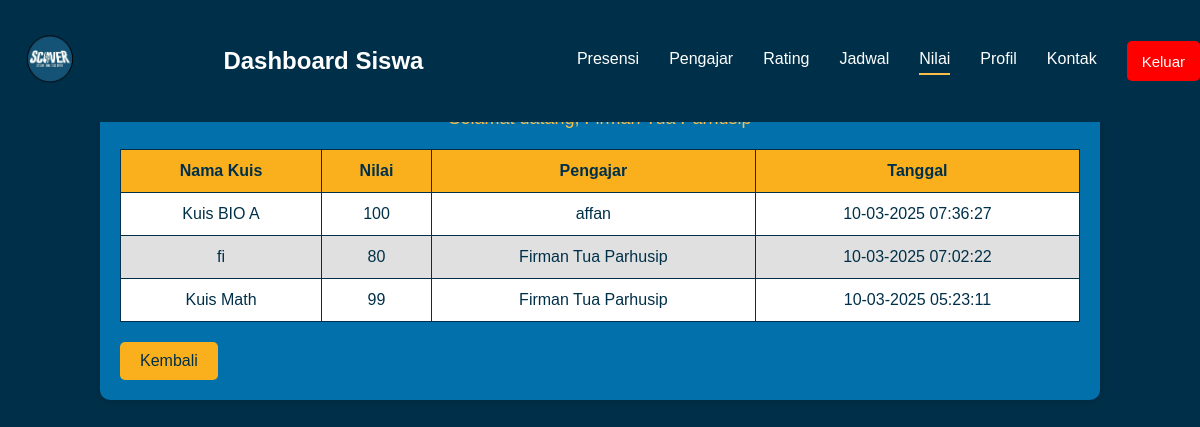
The app's page /nilai_siswa.php (signed in) with its own data.
### tables this page shows
CREATE TABLE `nilai_siswa` (
  `id` int(11) NOT NULL,
  `pengajar_id` int(11) DEFAULT NULL,
  `siswa_id` int(11) DEFAULT NULL,
  `nama_kuis` varchar(255) DEFAULT NULL,
  `nilai` int(11) DEFAULT NULL,
  `waktu` timestamp NOT NULL DEFAULT current_timestamp()
);

CREATE TABLE `mentor` (
  `pengajar_id` int(11) NOT NULL,
  `full_name` varchar(50) NOT NULL,
  `email` varchar(50) NOT NULL,
  `password` varchar(255) NOT NULL,
  `mapel` varchar(20) NOT NULL,
  `nohp` varchar(255) NOT NULL,
  `gambar` varchar(255) NOT NULL,
  `alamat` varchar(100) NOT NULL,
  `ttl` date NOT NULL,
  `created_at` timestamp NOT NULL DEFAULT current_timestamp() ON UPDATE current_timestamp()
);

### nilai_siswa.php (the view, shortened to what this page needs)
<?php
$host = "localhost";
$user = "root";
$password = "";
$dbname = "scover";
$conn = mysqli_connect($host, $user, $password, $dbname);
$user_email = $_SESSION['user_email'];
$query = "SELECT siswa_id, full_name FROM siswa WHERE email = ?";
$stmt = $conn->prepare($query);
$stmt->bind_param("s", $user_email);
$stmt->execute();
$result = $stmt->get_result();
$siswa = $result->fetch_assoc();
$siswa_id   = $siswa['siswa_id'];
$siswa_name = $siswa['full_name'];
$query = "SELECT n.nilai, n.nama_kuis, n.waktu, p.full_name AS pengajar_name
          FROM nilai_siswa n
          JOIN mentor p ON n.pengajar_id = p.pengajar_id
          WHERE n.siswa_id = ?
          ORDER BY n.waktu DESC";
$stmt = $conn->prepare($query);
$stmt->bind_param("i", $siswa_id);
$stmt->execute();
$result = $stmt->get_result();
?>
<!DOCTYPE html>
<html lang="id">
<head>
        <link rel="stylesheet" href="css/home.css">
        <link rel="stylesheet" href="css/logout.css">
</head>
<body>
<nav class="navbar">
    <div class="logo">
        <img src="images/foto4.png" alt="Logo">
    </div>
    <h1 class="title">Dashboard Siswa</h1>
    <ul class="nav-links">
        <li><a href="home.php">Presensi</a></li>
        <li><a href="pengajar.php">Pengajar</a></li>
        <li><a href="rating.php">Rating</a></li>
        <li><a href="jadwal.php">Jadwal</a></li>
        <li><a href="nilai_siswa.php" class="active">Nilai</a></li>
        <li><a href="profile.php">Profil</a></li>
        <li><a href="kontak.php">Kontak</a></li>
        <li><button class="logout-btn" onclick="confirmLogout()">Keluar</button></li>
    </ul>
</nav>
    <div class="container">
        <h2>Daftar Nilai Siswa</h2>
        <p>Selamat datang, <?php echo htmlspecialchars($siswa_name); ?></p>
        <table>
            <thead>
                <tr>
                    <th>Nama Kuis</th>
                    <th>Nilai</th>
                    <th>Pengajar</th>
                    <th>Tanggal</th>
                </tr>
            </thead>
            <tbody>
                <?php
                if ($result->num_rows > 0) {
                    while ($row = $result->fetch_assoc()) {
                        $tanggal = date("d-m-Y H:i:s", strtotime($row['waktu']));
                        echo "<tr>
                                <td>" . htmlspecialchars($row['nama_kuis']) . "</td>
                                <td>" . htmlspecialchars($row['nilai']) . "</td>
                                <td>" . htmlspecialchars($row['pengajar_name']) . "</td>
                                <td>" . $tanggal . "</td>
                              </tr>";
                    }
                } else {
                    echo "<tr><td colspan='4'>Belum ada nilai yang ditampilkan.</td></tr>";
                }
                ?>
            </tbody>
        </table>
        <a href="home.php" class="back-button">Kembali</a>
    </div>
</body>
</html>

### css/home.css (style rules this page uses)
body { font-family: Arial, sans-serif; margin: 0; padding: 0; background-color: #003049; display: flex; flex-direction: column; align-items: center; justify-content: center; }
.navbar { display: flex !important; justify-content: space-between !important; align-items: center !important; background-color: #003049; padding: 15px; color: white; width: 100%; width: 100%; padding: 15px; position: fixed; top: 0; left: 0; z-index: 1000; }
.navbar .logo img { width: 70px; height: auto; }
.navbar .nav-links { list-style: none; display: flex; padding: 0; }
.navbar .nav-links li { margin: 10px 15px; position: relative; }
.navbar .nav-links a { text-decoration: none; color: white; padding-bottom: 5px; transition: all 0.3s; position: relative; }
.navbar .nav-links a::after { content: ""; display: block; width: 0; height: 2px; background-color: #fabe49; transition: width 0.3s ease-in-out; position: absolute; bottom: -2px; left: 0; }
.navbar .nav-links a.active::after { width: 100%; background-color: #fabe49; }
.logout-btn { background-color: red; border: none; padding: 10px 15px; border-radius: 5px; font-size: 15px; color: white; cursor: pointer; display: flex; align-items: center; justify-content: center; height: 40px; }
.nav-links li { display: flex; align-items: center; }

### css/logout.css (style rules this page uses)
.logout-btn { background-color: red; border: none; padding: 10px 15px; border-radius: 5px; font-size: 15px; color: white; cursor: pointer; display: flex; align-items: center; justify-content: center; height: 40px; }
.nav-links li { display: flex; align-items: center; }

### nilai_siswa.php (style rules this page uses)
body { font-family: Arial, sans-serif; background-color: #003049; color: #fabe49; margin: 0; padding: 0; }
.container { width: 80%; margin: 20px auto; background-color: #0271ab; padding: 20px; border-radius: 10px; box-shadow: 0 0 10px rgba(0,0,0,0.2); }
h2 { text-align: center; }
p { text-align: center; font-size: 18px; }
table { width: 100%; border-collapse: collapse; margin-top: 20px; background-color: #fabe49; color: #003049; }
th, td { padding: 12px; border: 1px solid #003049; text-align: center; }
th { background-color: #faaf1d; }
tr:nth-child(even) { background-color: #e0e0e0; }
tr:nth-child(odd) { background-color: #ffffff; }
.back-button { display: inline-block; background-color: #faaf1d; color: #003049; padding: 10px 20px; text-decoration: none; border-radius: 5px; margin-top: 20px; transition: background-color 0.3s; }

### records on screen
nilai_siswa: nama_kuis "Kuis BIO A", nilai "100", pengajar.full_name "affan", waktu "10-03-2025 07:36:27"
nilai_siswa: nama_kuis "fi", nilai "80", pengajar.full_name "Firman Tua Parhusip", waktu "10-03-2025 07:02:22"
nilai_siswa: nama_kuis "Kuis Math", nilai "99", pengajar.full_name "Firman Tua Parhusip", waktu "10-03-2025 05:23:11"
